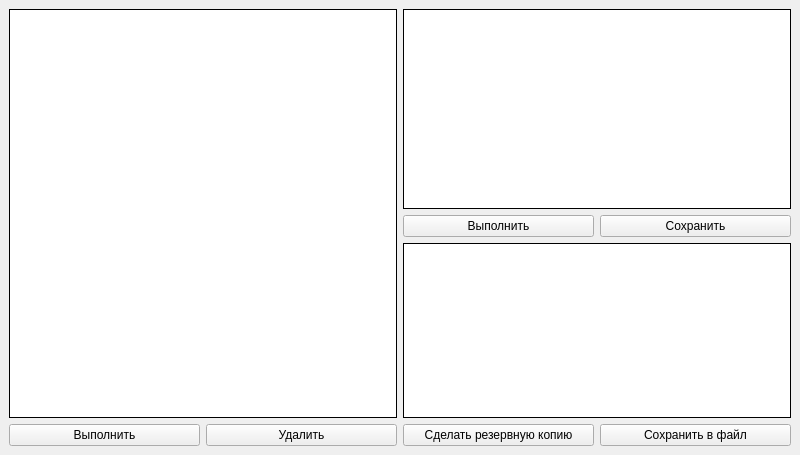
<?xml version="1.0" encoding="UTF-8"?>
<ui version="4.0">
 <class>MainWindow</class>
 <widget class="QMainWindow" name="MainWindow">
  <property name="geometry">
   <rect>
    <x>0</x>
    <y>0</y>
    <width>800</width>
    <height>455</height>
   </rect>
  </property>
  <property name="windowTitle">
   <string>MainWindow</string>
  </property>
  <widget class="QWidget" name="centralwidget">
   <layout class="QHBoxLayout" name="horizontalLayout_3">
    <item>
     <layout class="QVBoxLayout" name="verticalLayout_2">
      <item>
       <widget class="QListView" name="queryList">
        <property name="sizePolicy">
         <sizepolicy hsizetype="Expanding" vsizetype="Expanding">
          <horstretch>0</horstretch>
          <verstretch>0</verstretch>
         </sizepolicy>
        </property>
        <property name="maximumSize">
         <size>
          <width>400</width>
          <height>16777215</height>
         </size>
        </property>
        <property name="frameShape">
         <enum>QFrame::Shape::Box</enum>
        </property>
        <property name="frameShadow">
         <enum>QFrame::Shadow::Plain</enum>
        </property>
       </widget>
      </item>
      <item>
       <layout class="QHBoxLayout" name="horizontalLayout">
        <item>
         <widget class="QPushButton" name="executeExistButton">
          <property name="text">
           <string>Выполнить</string>
          </property>
         </widget>
        </item>
        <item>
         <widget class="QPushButton" name="deleteButton">
          <property name="text">
           <string>Удалить</string>
          </property>
         </widget>
        </item>
       </layout>
      </item>
     </layout>
    </item>
    <item>
     <layout class="QVBoxLayout" name="verticalLayout">
      <item>
       <widget class="QTextEdit" name="queryEdit">
        <property name="minimumSize">
         <size>
          <width>0</width>
          <height>200</height>
         </size>
        </property>
        <property name="maximumSize">
         <size>
          <width>16777215</width>
          <height>300</height>
         </size>
        </property>
        <property name="frameShape">
         <enum>QFrame::Shape::Box</enum>
        </property>
        <property name="frameShadow">
         <enum>QFrame::Shadow::Plain</enum>
        </property>
       </widget>
      </item>
      <item>
       <layout class="QHBoxLayout" name="horizontalLayout_2">
        <item>
         <widget class="QPushButton" name="executeNewButton">
          <property name="text">
           <string>Выполнить</string>
          </property>
         </widget>
        </item>
        <item>
         <widget class="QPushButton" name="saveButton">
          <property name="text">
           <string>Сохранить</string>
          </property>
         </widget>
        </item>
       </layout>
      </item>
      <item>
       <widget class="QTableView" name="queryResultView">
        <property name="frameShape">
         <enum>QFrame::Shape::Box</enum>
        </property>
        <property name="frameShadow">
         <enum>QFrame::Shadow::Plain</enum>
        </property>
        <property name="sizeAdjustPolicy">
         <enum>QAbstractScrollArea::SizeAdjustPolicy::AdjustToContents</enum>
        </property>
        <property name="editTriggers">
         <set>QAbstractItemView::EditTrigger::NoEditTriggers</set>
        </property>
        <property name="textElideMode">
         <enum>Qt::TextElideMode::ElideMiddle</enum>
        </property>
        <attribute name="verticalHeaderVisible">
         <bool>false</bool>
        </attribute>
       </widget>
      </item>
      <item>
       <layout class="QHBoxLayout" name="horizontalLayout_4">
        <item>
         <widget class="QPushButton" name="backupButton">
          <property name="text">
           <string>Сделать резервную копию</string>
          </property>
         </widget>
        </item>
        <item>
         <widget class="QPushButton" name="saveToFileButton">
          <property name="text">
           <string>Сохранить в файл</string>
          </property>
         </widget>
        </item>
       </layout>
      </item>
     </layout>
    </item>
   </layout>
  </widget>
 </widget>
 <resources/>
 <connections/>
</ui>
